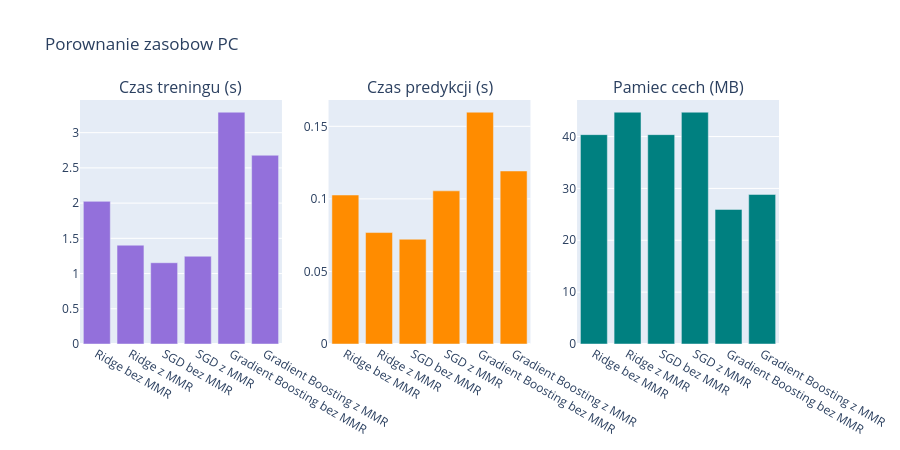

Notebook cell for this chart:
### Markdown cell above
### Porownanie zuzycie zasobow komputera. 
## Czas treningu, czas predykcji, pamiec cech.

### Code cell
from plotly.subplots import make_subplots

fig = make_subplots(rows=1, cols=3,
    subplot_titles=["Czas treningu (s)", "Czas predykcji (s)", "Pamiec cech (MB)"])

fig.add_trace(go.Bar(
    x=models, y=results_df["Czas treningu (s)"], marker_color="mediumpurple",
    hovertemplate="<b>%{x}</b><br>Czas treningu: %{y:.2f}s<extra></extra>",
), row=1, col=1)

fig.add_trace(go.Bar(
    x=models, y=results_df["Czas predykcji (s)"], marker_color="darkorange",
    hovertemplate="<b>%{x}</b><br>Czas predykcji: %{y:.4f}s<extra></extra>",
), row=1, col=2)

fig.add_trace(go.Bar(
    x=models, y=results_df["Pamiec cech (MB)"], marker_color="teal",
    hovertemplate="<b>%{x}</b><br>Pamiec: %{y:.1f} MB<extra></extra>",
), row=1, col=3)

fig.update_layout(title="Porownanie zasobow PC", showlegend=False, height=450)
fig.update_xaxes(tickangle=30)
fig.show()

### Figure 1 — Plotly figure (JSON) as saved in the notebook; plotly's stock layout.template omitted (floating-point values rounded to 4 significant figures)
{"data": [{"hovertemplate": "<b>%{x}</b><br>Czas treningu: %{y:.2f}s<extra></extra>", "marker": {"color": "mediumpurple"}, "type": "bar", "x": ["Ridge bez MMR", "Ridge z MMR", "SGD bez MMR", "SGD z MMR", "Gradient Boosting bez MMR", "Gradient Boosting z MMR"], "xaxis": "x", "y": [2.025, 1.403, 1.154, 1.246, 3.291, 2.679], "yaxis": "y"}, {"hovertemplate": "<b>%{x}</b><br>Czas predykcji: %{y:.4f}s<extra></extra>", "marker": {"color": "darkorange"}, "type": "bar", "x": ["Ridge bez MMR", "Ridge z MMR", "SGD bez MMR", "SGD z MMR", "Gradient Boosting bez MMR", "Gradient Boosting z MMR"], "xaxis": "x2", "y": [0.1027, 0.0768, 0.0722, 0.1055, 0.1597, 0.1192], "yaxis": "y2"}, {"hovertemplate": "<b>%{x}</b><br>Pamiec: %{y:.1f} MB<extra></extra>", "marker": {"color": "teal"}, "type": "bar", "x": ["Ridge bez MMR", "Ridge z MMR", "SGD bez MMR", "SGD z MMR", "Gradient Boosting bez MMR", "Gradient Boosting z MMR"], "xaxis": "x3", "y": [40.37, 44.69, 40.37, 44.69, 25.95, 28.84], "yaxis": "y3"}], "layout": {"annotations": [{"font": {"size": 16}, "showarrow": false, "text": "Czas treningu (s)", "x": 0.1444, "xanchor": "center", "xref": "paper", "y": 1, "yanchor": "bottom", "yref": "paper"}, {"font": {"size": 16}, "showarrow": false, "text": "Czas predykcji (s)", "x": 0.5, "xanchor": "center", "xref": "paper", "y": 1, "yanchor": "bottom", "yref": "paper"}, {"font": {"size": 16}, "showarrow": false, "text": "Pamiec cech (MB)", "x": 0.8556, "xanchor": "center", "xref": "paper", "y": 1, "yanchor": "bottom", "yref": "paper"}], "height": 450, "showlegend": false, "title": {"text": "Porownanie zasobow PC"}, "xaxis": {"anchor": "y", "domain": [0, 0.2889], "tickangle": 30}, "xaxis2": {"anchor": "y2", "domain": [0.3556, 0.6444], "tickangle": 30}, "xaxis3": {"anchor": "y3", "domain": [0.7111, 1], "tickangle": 30}, "yaxis": {"anchor": "x", "domain": [0, 1]}, "yaxis2": {"anchor": "x2", "domain": [0, 1]}, "yaxis3": {"anchor": "x3", "domain": [0, 1]}}}
